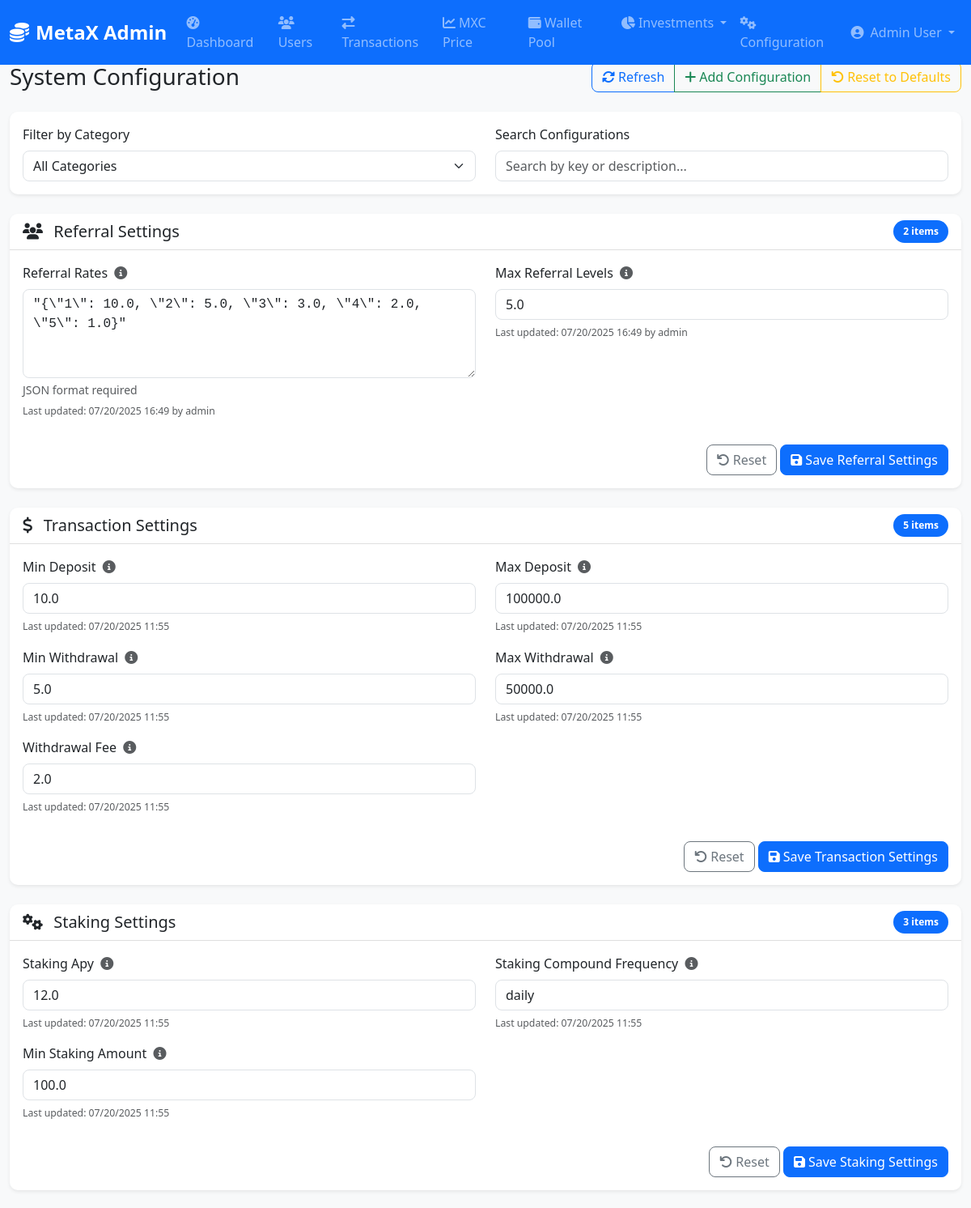
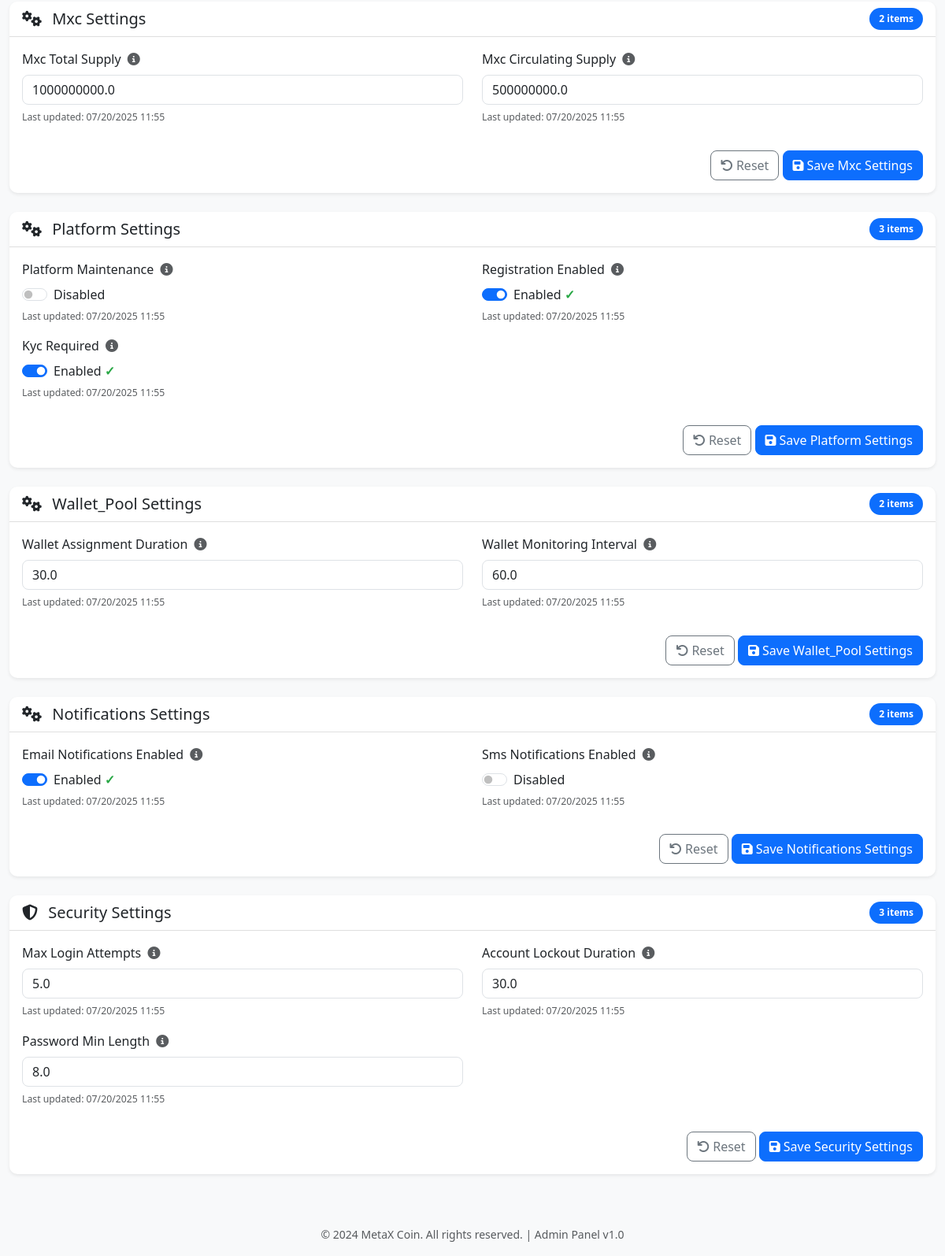
Screenshot of /admin/config (signed in) with the database file from the repository (2 pictures, top to bottom).
### models/admin.py (models this page shows, shortened)
class AdminConfig(db.Model):
    __tablename__ = 'admin_configs'
    id = db.Column(db.Integer, primary_key=True)
    key = db.Column(db.String(100), unique=True, nullable=False, index=True)
    value = db.Column(db.Text, nullable=False)
    description = db.Column(db.Text)
    category = db.Column(db.String(50), default='general', index=True)
    data_type = db.Column(db.String(20), default='string')  # string, number, boolean, json
    is_public = db.Column(db.Boolean, default=False)  # Whether this config is visible to users
    created_at = db.Column(db.DateTime, default=datetime.utcnow, nullable=False)
    updated_at = db.Column(db.DateTime, default=datetime.utcnow, onupdate=datetime.utcnow)
    updated_by = db.Column(db.Integer, db.ForeignKey('users.id'))
    updater = db.relationship('User', backref='config_updates')
    def get_value(self):
        try:
            if self.data_type == 'json':
                parsed = json.loads(self.value)
                if isinstance(parsed, str):
                    try:
                        return json.loads(parsed)
                    except (json.JSONDecodeError, ValueError):
                        return parsed
                return parsed
            elif self.data_type == 'number':
                return float(self.value)
            elif self.data_type == 'boolean':
                return self.value.lower() in ['true', '1', 'yes', 'on']
            else:
                return self.value
        except (json.JSONDecodeError, ValueError):
            return self.value

### models/user.py (models this page shows, shortened)
class User(db.Model):
    __tablename__ = 'users'
    id = db.Column(db.Integer, primary_key=True)
    username = db.Column(db.String(50), unique=True, nullable=False, index=True)
    email = db.Column(db.String(255), unique=True, nullable=False, index=True)
    password_hash = db.Column(db.String(255), nullable=False)
    first_name = db.Column(db.String(100), nullable=False)
    last_name = db.Column(db.String(100), nullable=False)
    phone = db.Column(db.String(20))
    date_of_birth = db.Column(db.Date)
    sponsor_id = db.Column(db.Integer, db.ForeignKey('users.id'), index=True)
    referral_code = db.Column(db.String(20), unique=True, nullable=False, index=True)
    is_active = db.Column(db.Boolean, default=True, nullable=False)
    is_verified = db.Column(db.Boolean, default=False, nullable=False)
    is_admin = db.Column(db.Boolean, default=False, nullable=False)
    rank = db.Column(db.String(20), default='Bronze')
    total_investment = db.Column(db.Numeric(20, 8), default=0, nullable=False)
    total_earnings = db.Column(db.Numeric(20, 8), default=0, nullable=False)
    created_at = db.Column(db.DateTime, default=datetime.utcnow, nullable=False)
    updated_at = db.Column(db.DateTime, default=datetime.utcnow, onupdate=datetime.utcnow)
    last_login = db.Column(db.DateTime)
    sponsor = db.relationship('User', remote_side=[id], backref='referrals')
    wallets = db.relationship('Wallet', backref='user', lazy='dynamic', cascade='all, delete-orphan')
    transactions = db.relationship('Transaction', backref='user', lazy='dynamic')
    incomes = db.relationship('Income', foreign_keys='Income.user_id', backref='user', lazy='dynamic')
    wallet_assignments = db.relationship('WalletAssignment', backref='user', lazy='dynamic')

### admin/web_routes.py (the view)
@admin_web_bp.route('/config')
@admin_session_required
def config():
    try:
        category = request.args.get('category', 'all')
        if category == 'all':
            configs = AdminConfig.query.all()
        else:
            configs = AdminConfig.query.filter_by(category=category).all()
        config_groups = {}
        for config in configs:
            if config.category not in config_groups:
                config_groups[config.category] = []
            config_groups[config.category].append(config)
        categories = list(set(config.category for config in configs))
        return render_template('admin/config.html',
                             config_groups=config_groups,
                             categories=categories,
                             selected_category=category)
    except Exception as e:
        flash(f'Error loading configuration: {str(e)}', 'error')
        return render_template('admin/config.html', config_groups={}, categories=[], selected_category='all')

### auth/routes.py (called while the page is built)
@auth_bp.before_app_request
def check_if_token_revoked():
    try:
        if request.endpoint and 'auth' in request.endpoint:
            jti = get_jwt().get('jti')
            if jti in blacklisted_tokens:
                return jsonify({'error': 'Token has been revoked'}), 401
    except:
        pass  # No JWT in request

### auth/utils.py (called while the page is built)
def admin_session_required(f):
    @wraps(f)
    def decorated_function(*args, **kwargs):
        from flask import session, redirect, url_for, flash
        if 'admin_user_id' not in session or 'admin_access_token' not in session:
            flash('Please log in to access the admin panel', 'warning')
            return redirect(url_for('admin_web.login'))
        user = User.query.get(session['admin_user_id'])
        if not user or not user.is_admin or not user.is_active:
            session.clear()
            flash('Your session has expired. Please log in again.', 'warning')
            return redirect(url_for('admin_web.login'))
        return f(*args, **kwargs)
    return decorated_function

### templates/admin/config.html (shortened to what this page needs)
{% extends "admin/base.html" %}
{% block page_title %}System Configuration{% endblock %}
{% block page_actions %}
<div class="btn-group" role="group">
    <button type="button" class="btn btn-outline-primary" onclick="location.reload()">
        <i class="fas fa-sync-alt me-1"></i>Refresh
    </button>
    <button type="button" class="btn btn-outline-success" data-bs-toggle="modal" data-bs-target="#addConfigModal">
        <i class="fas fa-plus me-1"></i>Add Configuration
    </button>
    <button type="button" class="btn btn-outline-warning" onclick="resetToDefaults()">
        <i class="fas fa-undo me-1"></i>Reset to Defaults
    </button>
</div>
{% endblock %}
{% block content %}
<div class="card mb-4">
    <div class="card-body">
        <div class="row align-items-center">
            <div class="col-md-6">
                <label for="categoryFilter" class="form-label">Filter by Category</label>
                <select class="form-select" id="categoryFilter" onchange="filterByCategory()">
                    <option value="all" {{ 'selected' if selected_category == 'all' else '' }}>All Categories</option>
                </select>
            </div>
            <div class="col-md-6">
                <label for="searchConfig" class="form-label">Search Configurations</label>
                <input type="text" class="form-control" id="searchConfig" placeholder="Search by key or description..." onkeyup="searchConfigs()">
            </div>
        </div>
    </div>
</div>
{% for category, configs in config_groups.items() %}
<div class="card mb-4 config-category" data-category="{{ category }}">
    <div class="card-header d-flex justify-content-between align-items-center">
        <h5 class="mb-0">
            <i class="fas fa-{{ 'dollar-sign' if category == 'transaction' else 'users' if category == 'referral' else 'shield-alt' if category == 'security' else 'cogs' }} me-2"></i>
            {{ category.title() }} Settings
        </h5>
        <span class="badge bg-primary">{{ configs|length }} items</span>
    </div>
    <div class="card-body">
        <form id="configForm{{ category }}" class="config-form">
            <div class="row">
                {% for config in configs %}
                <div class="col-lg-6 mb-3 config-item" data-key="{{ config.key }}" data-description="{{ config.description or '' }}">
                    <label for="{{ config.key }}" class="form-label">
                        {{ config.key.replace('_', ' ').title() }}
                        {% if config.description %}
                        <i class="fas fa-info-circle text-muted ms-1" data-bs-toggle="tooltip" title="{{ config.description }}"></i>
                        {% endif %}
                    </label>
                    {% if config.data_type == 'boolean' %}
                    <div class="form-check form-switch">
                        <input class="form-check-input" type="checkbox" id="{{ config.key }}" name="{{ config.key }}"
                               {{ 'checked' if config.get_value() else '' }}>
                        <label class="form-check-label" for="{{ config.key }}">
                            {{ 'Enabled' if config.get_value() else 'Disabled' }}
                        </label>
                    </div>
                    {% elif config.data_type == 'json' %}
                    <textarea class="form-control font-monospace" id="{{ config.key }}" name="{{ config.key }}"
                              rows="4" placeholder="Enter JSON data...">{{ config.value }}</textarea>
                    <div class="form-text">JSON format required</div>
                    {% elif config.data_type == 'number' %}
                    <input type="number" class="form-control" id="{{ config.key }}" name="{{ config.key }}"
                           value="{{ config.get_value() }}" step="0.01">
                    {% else %}
                    <input type="text" class="form-control" id="{{ config.key }}" name="{{ config.key }}"
                           value="{{ config.get_value() }}">
                    {% endif %}
                    <div class="form-text">
                        <small class="text-muted">
                            Last updated: {{ config.updated_at.strftime('%m/%d/%Y %H:%M') if config.updated_at else 'Never' }}
                            {% if config.updater %}
                            by {{ config.updater.username }}
                            {% endif %}
                        </small>
                    </div>
                </div>
                {% endfor %}
            </div>
            <div class="text-end mt-3">
                <button type="button" class="btn btn-outline-secondary" onclick="resetCategory('{{ category }}')">
                    <i class="fas fa-undo me-1"></i>Reset
                </button>
                <button type="submit" class="btn btn-primary">
                    <i class="fas fa-save me-1"></i>Save {{ category.title() }} Settings
                </button>
            </div>
        </form>
    </div>
</div>
{% endfor %}
{% endblock %}

### static/css/admin.css (style rules this page uses)
:root { --primary-color: #007bff; --secondary-color: #6c757d; --success-color: #28a745; --danger-color: #dc3545; --warning-color: #ffc107; --info-color: #17a2b8; --light-color: #f8f9fa; --dark-color: #343a40; }
body { background-color: #f8f9fa; font-family: 'Segoe UI', Tahoma, Geneva, Verdana, sans-serif; }
.card { border: none; border-radius: 10px; box-shadow: 0 0.125rem 0.25rem rgba(0, 0, 0, 0.075); transition: all 0.3s ease; }
.card-header { background-color: transparent; border-bottom: 1px solid rgba(0, 0, 0, 0.125); font-weight: 600; }
.btn { border-radius: 8px; font-weight: 500; transition: all 0.3s ease; }
.badge { font-size: 0.75rem; padding: 0.5rem 0.75rem; border-radius: 20px; }
.form-control, .form-select { border-radius: 8px; border: 1px solid #dee2e6; transition: all 0.3s ease; }

### templates/admin/config.html (style rules this page uses)
.config-item { transition: all 0.3s ease; }
.font-monospace { font-family: 'Courier New', monospace; }
.form-check-input:checked + .form-check-label::after { content: " ✓"; color: #28a745; font-weight: bold; }

### rows the page displays
AdminConfig: title "Referral", configs "2", key.replace "Referral Rates", referral_rates "\"{\\\"1\\\": 10.0, \\\"2\\\": 5.0, \\\"3\\\": 3.0, \\\"4\\\": 2.0, \\\"5\\\": 1.0}\"", updated_at "07/20/2025 16:49", updater.username "admin"
AdminConfig: key.replace "Max Referral Levels", max_referral_levels "5.0", updated_at "07/20/2025 16:49", updater.username "admin"
AdminConfig: title "Transaction", configs "5", key.replace "Min Deposit", min_deposit "10.0", updated_at "07/20/2025 11:55"
AdminConfig: key.replace "Max Deposit", max_deposit "100000.0", updated_at "07/20/2025 11:55"
AdminConfig: key.replace "Min Withdrawal", min_withdrawal "5.0", updated_at "07/20/2025 11:55"
AdminConfig: key.replace "Max Withdrawal", max_withdrawal "50000.0", updated_at "07/20/2025 11:55"
AdminConfig: key.replace "Withdrawal Fee", withdrawal_fee "2.0", updated_at "07/20/2025 11:55"
AdminConfig: title "Staking", configs "3", key.replace "Staking Apy", staking_apy "12.0", updated_at "07/20/2025 11:55"
AdminConfig: key.replace "Staking Compound Frequency", staking_compound_frequency "daily", updated_at "07/20/2025 11:55"
AdminConfig: key.replace "Min Staking Amount", min_staking_amount "100.0", updated_at "07/20/2025 11:55"
AdminConfig: title "Mxc", configs "2", key.replace "Mxc Total Supply", mxc_total_supply "1000000000.0", updated_at "07/20/2025 11:55"
AdminConfig: key.replace "Mxc Circulating Supply", mxc_circulating_supply "500000000.0", updated_at "07/20/2025 11:55"
AdminConfig: title "Platform", configs "3", key.replace "Platform Maintenance", data_type+value "Disabled", updated_at "07/20/2025 11:55"
AdminConfig: key.replace "Registration Enabled", data_type+value "Enabled", updated_at "07/20/2025 11:55"
AdminConfig: key.replace "Kyc Required", data_type+value "Enabled", updated_at "07/20/2025 11:55"
AdminConfig: title "Wallet_Pool", configs "2", key.replace "Wallet Assignment Duration", wallet_assignment_duration "30.0", updated_at "07/20/2025 11:55"
AdminConfig: key.replace "Wallet Monitoring Interval", wallet_monitoring_interval "60.0", updated_at "07/20/2025 11:55"
AdminConfig: title "Notifications", configs "2", key.replace "Email Notifications Enabled", data_type+value "Enabled", updated_at "07/20/2025 11:55"
AdminConfig: key.replace "Sms Notifications Enabled", data_type+value "Disabled", updated_at "07/20/2025 11:55"
AdminConfig: title "Security", configs "3", key.replace "Max Login Attempts", max_login_attempts "5.0", updated_at "07/20/2025 11:55"
AdminConfig: key.replace "Account Lockout Duration", account_lockout_duration "30.0", updated_at "07/20/2025 11:55"
AdminConfig: key.replace "Password Min Length", password_min_length "8.0", updated_at "07/20/2025 11:55"

### other values shown
{{ session.admin_full_name }} "Admin User"
